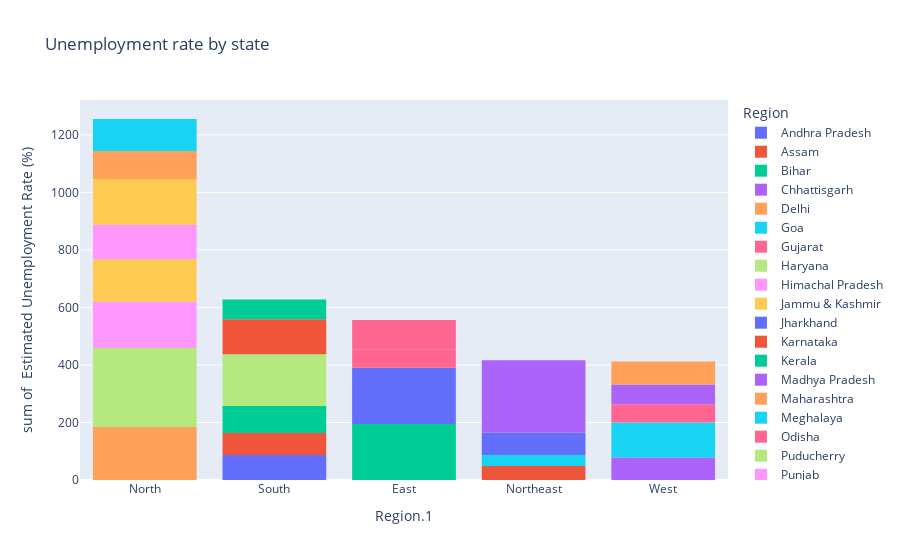

Notebook cell for this chart:
### Code cell
fg=px.histogram(df,x='Region.1',y=' Estimated Unemployment Rate (%)',color='Region',title="Unemployment rate by state",template='plotly')
fg.update_layout(xaxis={"categoryorder":"total descending"})
fg.show()

### Figure 1 — Plotly figure (JSON) as saved in the notebook; plotly's stock layout.template omitted (floating-point values rounded to 4 significant figures)
{"data": [{"alignmentgroup": "True", "bingroup": "x", "histfunc": "sum", "hovertemplate": "Region=Andhra Pradesh<br>Region.1=%{x}<br>sum of  Estimated Unemployment Rate (%)=%{y}<extra></extra>", "legendgroup": "Andhra Pradesh", "marker": {"color": "#636efa", "pattern": {"shape": ""}}, "name": "Andhra Pradesh", "offsetgroup": "Andhra Pradesh", "orientation": "v", "showlegend": true, "type": "histogram", "x": ["South", "South", "South", "South", "South", "South", "South", "South", "South", "South"], "xaxis": "x", "y": [5.48, 5.83, 5.79, 20.51, 17.43, 3.31, 8.34, 6.96, 6.4, 6.59], "yaxis": "y"}, {"alignmentgroup": "True", "bingroup": "x", "histfunc": "sum", "hovertemplate": "Region=Assam<br>Region.1=%{x}<br>sum of  Estimated Unemployment Rate (%)=%{y}<extra></extra>", "legendgroup": "Assam", "marker": {"color": "#EF553B", "pattern": {"shape": ""}}, "name": "Assam", "offsetgroup": "Assam", "orientation": "v", "showlegend": true, "type": "histogram", "x": ["Northeast", "Northeast", "Northeast", "Northeast", "Northeast", "Northeast", "Northeast", "Northeast", "Northeast", "Northeast"], "xaxis": "x", "y": [4.66, 4.41, 4.77, 11.06, 9.55, 0.6, 3.77, 5.53, 1.19, 3.02], "yaxis": "y"}, {"alignmentgroup": "True", "bingroup": "x", "histfunc": "sum", "hovertemplate": "Region=Bihar<br>Region.1=%{x}<br>sum of  Estimated Unemployment Rate (%)=%{y}<extra></extra>", "legendgroup": "Bihar", "marker": {"color": "#00cc96", "pattern": {"shape": ""}}, "name": "Bihar", "offsetgroup": "Bihar", "orientation": "v", "showlegend": true, "type": "histogram", "x": ["East", "East", "East", "East", "East", "East", "East", "East", "East", "East"], "xaxis": "x", "y": [10.61, 10.29, 15.43, 46.64, 45.96, 17.82, 12.79, 13.44, 11.91, 9.82], "yaxis": "y"}, {"alignmentgroup": "True", "bingroup": "x", "histfunc": "sum", "hovertemplate": "Region=Chhattisgarh<br>Region.1=%{x}<br>sum of  Estimated Unemployment Rate (%)=%{y}<extra></extra>", "legendgroup": "Chhattisgarh", "marker": {"color": "#ab63fa", "pattern": {"shape": ""}}, "name": "Chhattisgarh", "offsetgroup": "Chhattisgarh", "orientation": "v", "showlegend": true, "type": "histogram", "x": ["West", "West", "West", "West", "West", "West", "West", "West", "West", "West"], "xaxis": "x", "y": [9.65, 8.38, 7.54, 3.41, 10.5, 14.23, 10.27, 5.63, 1.96, 6.62], "yaxis": "y"}, {"alignmentgroup": "True", "bingroup": "x", "histfunc": "sum", "hovertemplate": "Region=Delhi<br>Region.1=%{x}<br>sum of  Estimated Unemployment Rate (%)=%{y}<extra></extra>", "legendgroup": "Delhi", "marker": {"color": "#FFA15A", "pattern": {"shape": ""}}, "name": "Delhi", "offsetgroup": "Delhi", "orientation": "v", "showlegend": true, "type": "histogram", "x": ["North", "North", "North", "North", "North", "North", "North", "North", "North", "North"], "xaxis": "x", "y": [22.23, 14.84, 17.04, 16.68, 42.27, 18.19, 20.3, 13.79, 12.53, 6.27], "yaxis": "y"}, {"alignmentgroup": "True", "bingroup": "x", "histfunc": "sum", "hovertemplate": "Region=Goa<br>Region.1=%{x}<br>sum of  Estimated Unemployment Rate (%)=%{y}<extra></extra>", "legendgroup": "Goa", "marker": {"color": "#19d3f3", "pattern": {"shape": ""}}, "name": "Goa", "offsetgroup": "Goa", "orientation": "v", "showlegend": true, "type": "histogram", "x": ["West", "West", "West", "West", "West", "West", "West", "West", "West", "West"], "xaxis": "x", "y": [8.89, 2.81, 5.25, 13.31, 21.25, 9.96, 17.07, 16.21, 15.38, 11.54], "yaxis": "y"}, {"alignmentgroup": "True", "bingroup": "x", "histfunc": "sum", "hovertemplate": "Region=Gujarat<br>Region.1=%{x}<br>sum of  Estimated Unemployment Rate (%)=%{y}<extra></extra>", "legendgroup": "Gujarat", "marker": {"color": "#FF6692", "pattern": {"shape": ""}}, "name": "Gujarat", "offsetgroup": "Gujarat", "orientation": "v", "showlegend": true, "type": "histogram", "x": ["West", "West", "West", "West", "West", "West", "West", "West", "West", "West"], "xaxis": "x", "y": [5.54, 6.38, 6.66, 18.71, 12.11, 3.2, 1.84, 1.87, 3.42, 4.03], "yaxis": "y"}, {"alignmentgroup": "True", "bingroup": "x", "histfunc": "sum", "hovertemplate": "Region=Haryana<br>Region.1=%{x}<br>sum of  Estimated Unemployment Rate (%)=%{y}<extra></extra>", "legendgroup": "Haryana", "marker": {"color": "#B6E880", "pattern": {"shape": ""}}, "name": "Haryana", "offsetgroup": "Haryana", "orientation": "v", "showlegend": true, "type": "histogram", "x": ["North", "North", "North", "North", "North", "North", "North", "North", "North", "North"], "xaxis": "x", "y": [20.34, 25.77, 25.05, 43.22, 29.02, 26.7, 24.18, 33.5, 19.68, 27.31], "yaxis": "y"}, {"alignmentgroup": "True", "bingroup": "x", "histfunc": "sum", "hovertemplate": "Region=Himachal Pradesh<br>Region.1=%{x}<br>sum of  Estimated Unemployment Rate (%)=%{y}<extra></extra>", "legendgroup": "Himachal Pradesh", "marker": {"color": "#FF97FF", "pattern": {"shape": ""}}, "name": "Himachal Pradesh", "offsetgroup": "Himachal Pradesh", "orientation": "v", "showlegend": true, "type": "histogram", "x": ["North", "North", "North", "North", "North", "North", "North", "North", "North", "North"], "xaxis": "x", "y": [16.83, 16.84, 18.76, 2.2, 26.95, 13.47, 24.31, 15.79, 12.04, 13.46], "yaxis": "y"}, {"alignmentgroup": "True", "bingroup": "x", "histfunc": "sum", "hovertemplate": "Region=Jammu & Kashmir<br>Region.1=%{x}<br>sum of  Estimated Unemployment Rate (%)=%{y}<extra></extra>", "legendgroup": "Jammu & Kashmir", "marker": {"color": "#FECB52", "pattern": {"shape": ""}}, "name": "Jammu & Kashmir", "offsetgroup": "Jammu & Kashmir", "orientation": "v", "showlegend": true, "type": "histogram", "x": ["North", "North", "North", "North", "North", "North", "North", "North", "North"], "xaxis": "x", "y": [21.08, 20.78, 15.5, 18.74, 17.92, 10.88, 11.09, 16.17, 16.14], "yaxis": "y"}, {"alignmentgroup": "True", "bingroup": "x", "histfunc": "sum", "hovertemplate": "Region=Jharkhand<br>Region.1=%{x}<br>sum of  Estimated Unemployment Rate (%)=%{y}<extra></extra>", "legendgroup": "Jharkhand", "marker": {"color": "#636efa", "pattern": {"shape": ""}}, "name": "Jharkhand", "offsetgroup": "Jharkhand", "orientation": "v", "showlegend": true, "type": "histogram", "x": ["East", "East", "East", "East", "East", "East", "East", "East", "East", "East"], "xaxis": "x", "y": [10.61, 11.85, 8.23, 47.09, 59.23, 20.95, 7.63, 9.76, 8.24, 11.8], "yaxis": "y"}, {"alignmentgroup": "True", "bingroup": "x", "histfunc": "sum", "hovertemplate": "Region=Karnataka<br>Region.1=%{x}<br>sum of  Estimated Unemployment Rate (%)=%{y}<extra></extra>", "legendgroup": "Karnataka", "marker": {"color": "#EF553B", "pattern": {"shape": ""}}, "name": "Karnataka", "offsetgroup": "Karnataka", "orientation": "v", "showlegend": true, "type": "histogram", "x": ["South", "South", "South", "South", "South", "South", "South", "South", "South", "South"], "xaxis": "x", "y": [2.86, 3.61, 3.46, 29.84, 19.97, 8.44, 4.01, 0.5, 2.41, 1.58], "yaxis": "y"}, {"alignmentgroup": "True", "bingroup": "x", "histfunc": "sum", "hovertemplate": "Region=Kerala<br>Region.1=%{x}<br>sum of  Estimated Unemployment Rate (%)=%{y}<extra></extra>", "legendgroup": "Kerala", "marker": {"color": "#00cc96", "pattern": {"shape": ""}}, "name": "Kerala", "offsetgroup": "Kerala", "orientation": "v", "showlegend": true, "type": "histogram", "x": ["South", "South", "South", "South", "South", "South", "South", "South", "South", "South"], "xaxis": "x", "y": [5.31, 7.6, 8.99, 16.99, 17.88, 9.71, 7.09, 10.98, 5.91, 3.88], "yaxis": "y"}, {"alignmentgroup": "True", "bingroup": "x", "histfunc": "sum", "hovertemplate": "Region=Madhya Pradesh<br>Region.1=%{x}<br>sum of  Estimated Unemployment Rate (%)=%{y}<extra></extra>", "legendgroup": "Madhya Pradesh", "marker": {"color": "#ab63fa", "pattern": {"shape": ""}}, "name": "Madhya Pradesh", "offsetgroup": "Madhya Pradesh", "orientation": "v", "showlegend": true, "type": "histogram", "x": ["West", "West", "West", "West", "West", "West", "West", "West", "West", "West"], "xaxis": "x", "y": [4.11, 4.57, 2.22, 12.36, 21.98, 6.48, 5.08, 4.7, 3.91, 3.13], "yaxis": "y"}, {"alignmentgroup": "True", "bingroup": "x", "histfunc": "sum", "hovertemplate": "Region=Maharashtra<br>Region.1=%{x}<br>sum of  Estimated Unemployment Rate (%)=%{y}<extra></extra>", "legendgroup": "Maharashtra", "marker": {"color": "#FFA15A", "pattern": {"shape": ""}}, "name": "Maharashtra", "offsetgroup": "Maharashtra", "orientation": "v", "showlegend": true, "type": "histogram", "x": ["West", "West", "West", "West", "West", "West", "West", "West", "West", "West"], "xaxis": "x", "y": [4.95, 4.69, 5.79, 20.9, 15.46, 9.23, 3.89, 6.23, 4.55, 4.1], "yaxis": "y"}, {"alignmentgroup": "True", "bingroup": "x", "histfunc": "sum", "hovertemplate": "Region=Meghalaya<br>Region.1=%{x}<br>sum of  Estimated Unemployment Rate (%)=%{y}<extra></extra>", "legendgroup": "Meghalaya", "marker": {"color": "#19d3f3", "pattern": {"shape": ""}}, "name": "Meghalaya", "offsetgroup": "Meghalaya", "orientation": "v", "showlegend": true, "type": "histogram", "x": ["Northeast", "Northeast", "Northeast", "Northeast", "Northeast", "Northeast", "Northeast", "Northeast", "Northeast", "Northeast"], "xaxis": "x", "y": [1.66, 3.59, 1.58, 10.03, 5.92, 1.15, 2.1, 3.74, 4.29, 4.6], "yaxis": "y"}, {"alignmentgroup": "True", "bingroup": "x", "histfunc": "sum", "hovertemplate": "Region=Odisha<br>Region.1=%{x}<br>sum of  Estimated Unemployment Rate (%)=%{y}<extra></extra>", "legendgroup": "Odisha", "marker": {"color": "#FF6692", "pattern": {"shape": ""}}, "name": "Odisha", "offsetgroup": "Odisha", "orientation": "v", "showlegend": true, "type": "histogram", "x": ["East", "East", "East", "East", "East", "East", "East", "East", "East", "East"], "xaxis": "x", "y": [1.9, 3.12, 13.08, 23.76, 11.41, 3.77, 1.88, 1.42, 2.1, 2.18], "yaxis": "y"}, {"alignmentgroup": "True", "bingroup": "x", "histfunc": "sum", "hovertemplate": "Region=Puducherry<br>Region.1=%{x}<br>sum of  Estimated Unemployment Rate (%)=%{y}<extra></extra>", "legendgroup": "Puducherry", "marker": {"color": "#B6E880", "pattern": {"shape": ""}}, "name": "Puducherry", "offsetgroup": "Puducherry", "orientation": "v", "showlegend": true, "type": "histogram", "x": ["South", "South", "South", "South", "South", "South", "South", "South", "South", "South"], "xaxis": "x", "y": [0.58, 1.76, 1.2, 75.85, 58.19, 4.24, 15.47, 5.05, 10.9, 6.18], "yaxis": "y"}, {"alignmentgroup": "True", "bingroup": "x", "histfunc": "sum", "hovertemplate": "Region=Punjab<br>Region.1=%{x}<br>sum of  Estimated Unemployment Rate (%)=%{y}<extra></extra>", "legendgroup": "Punjab", "marker": {"color": "#FF97FF", "pattern": {"shape": ""}}, "name": "Punjab", "offsetgroup": "Punjab", "orientation": "v", "showlegend": true, "type": "histogram", "x": ["North", "North", "North", "North", "North", "North", "North", "North", "North", "North"], "xaxis": "x", "y": [11.11, 10.97, 10.32, 2.86, 28.33, 16.55, 9.19, 10.99, 9.61, 9.88], "yaxis": "y"}, {"alignmentgroup": "True", "bingroup": "x", "histfunc": "sum", "hovertemplate": "Region=Rajasthan<br>Region.1=%{x}<br>sum of  Estimated Unemployment Rate (%)=%{y}<extra></extra>", "legendgroup": "Rajasthan", "marker": {"color": "#FECB52", "pattern": {"shape": ""}}, "name": "Rajasthan", "offsetgroup": "Rajasthan", "orientation": "v", "showlegend": true, "type": "histogram", "x": ["North", "North", "North", "North", "North", "North", "North", "North", "North", "North"], "xaxis": "x", "y": [10.97, 15.16, 11.9, 17.7, 15.74, 14.39, 15.81, 17.51, 15.35, 24.15], "yaxis": "y"}, {"alignmentgroup": "True", "bingroup": "x", "histfunc": "sum", "hovertemplate": "Region=Sikkim<br>Region.1=%{x}<br>sum of  Estimated Unemployment Rate (%)=%{y}<extra></extra>", "legendgroup": "Sikkim", "marker": {"color": "#636efa", "pattern": {"shape": ""}}, "name": "Sikkim", "offsetgroup": "Sikkim", "orientation": "v", "showlegend": true, "type": "histogram", "x": ["Northeast", "Northeast", "Northeast", "Northeast", "Northeast", "Northeast", "Northeast", "Northeast"], "xaxis": "x", "y": [23.57, 2.28, 24.51, 4.46, 4.45, 12.49, 5.7, 0.88], "yaxis": "y"}, {"alignmentgroup": "True", "bingroup": "x", "histfunc": "sum", "hovertemplate": "Region=Tamil Nadu<br>Region.1=%{x}<br>sum of  Estimated Unemployment Rate (%)=%{y}<extra></extra>", "legendgroup": "Tamil Nadu", "marker": {"color": "#EF553B", "pattern": {"shape": ""}}, "name": "Tamil Nadu", "offsetgroup": "Tamil Nadu", "orientation": "v", "showlegend": true, "type": "histogram", "x": ["South", "South", "South", "South", "South", "South", "South", "South", "South", "South"], "xaxis": "x", "y": [1.57, 2.09, 6.4, 49.83, 33.16, 12.2, 6.81, 2.65, 5, 2.16], "yaxis": "y"}, {"alignmentgroup": "True", "bingroup": "x", "histfunc": "sum", "hovertemplate": "Region=Telangana<br>Region.1=%{x}<br>sum of  Estimated Unemployment Rate (%)=%{y}<extra></extra>", "legendgroup": "Telangana", "marker": {"color": "#00cc96", "pattern": {"shape": ""}}, "name": "Telangana", "offsetgroup": "Telangana", "orientation": "v", "showlegend": true, "type": "histogram", "x": ["South", "South", "South", "South", "South", "South", "South", "South", "South", "South"], "xaxis": "x", "y": [5.49, 8.29, 5.77, 6.25, 14.7, 10.55, 5.36, 5.79, 3.27, 2.86], "yaxis": "y"}, {"alignmentgroup": "True", "bingroup": "x", "histfunc": "sum", "hovertemplate": "Region=Tripura<br>Region.1=%{x}<br>sum of  Estimated Unemployment Rate (%)=%{y}<extra></extra>", "legendgroup": "Tripura", "marker": {"color": "#ab63fa", "pattern": {"shape": ""}}, "name": "Tripura", "offsetgroup": "Tripura", "orientation": "v", "showlegend": true, "type": "histogram", "x": ["Northeast", "Northeast", "Northeast", "Northeast", "Northeast", "Northeast", "Northeast", "Northeast", "Northeast", "Northeast"], "xaxis": "x", "y": [32.67, 28.4, 29.95, 41.23, 21.51, 21.71, 18.24, 27.92, 17.35, 11.57], "yaxis": "y"}, {"alignmentgroup": "True", "bingroup": "x", "histfunc": "sum", "hovertemplate": "Region=Uttar Pradesh<br>Region.1=%{x}<br>sum of  Estimated Unemployment Rate (%)=%{y}<extra></extra>", "legendgroup": "Uttar Pradesh", "marker": {"color": "#FFA15A", "pattern": {"shape": ""}}, "name": "Uttar Pradesh", "offsetgroup": "Uttar Pradesh", "orientation": "v", "showlegend": true, "type": "histogram", "x": ["North", "North", "North", "North", "North", "North", "North", "North", "North", "North"], "xaxis": "x", "y": [7.58, 8.98, 10.11, 21.54, 20.41, 9.47, 5.56, 5.79, 4.18, 3.75], "yaxis": "y"}, {"alignmentgroup": "True", "bingroup": "x", "histfunc": "sum", "hovertemplate": "Region=Uttarakhand<br>Region.1=%{x}<br>sum of  Estimated Unemployment Rate (%)=%{y}<extra></extra>", "legendgroup": "Uttarakhand", "marker": {"color": "#19d3f3", "pattern": {"shape": ""}}, "name": "Uttarakhand", "offsetgroup": "Uttarakhand", "orientation": "v", "showlegend": true, "type": "histogram", "x": ["North", "North", "North", "North", "North", "North", "North", "North", "North", "North"], "xaxis": "x", "y": [5.49, 4.99, 19.85, 6.48, 8.01, 8.61, 12.38, 14.26, 22.26, 9.23], "yaxis": "y"}, {"alignmentgroup": "True", "bingroup": "x", "histfunc": "sum", "hovertemplate": "Region=West Bengal<br>Region.1=%{x}<br>sum of  Estimated Unemployment Rate (%)=%{y}<extra></extra>", "legendgroup": "West Bengal", "marker": {"color": "#FF6692", "pattern": {"shape": ""}}, "name": "West Bengal", "offsetgroup": "West Bengal", "orientation": "v", "showlegend": true, "type": "histogram", "x": ["East", "East", "East", "East", "East", "East", "East", "East", "East", "East"], "xaxis": "x", "y": [6.94, 4.92, 6.92, 17.41, 17.41, 7.29, 6.83, 14.87, 9.35, 9.98], "yaxis": "y"}], "layout": {"barmode": "relative", "legend": {"title": {"text": "Region"}, "tracegroupgap": 0}, "title": {"text": "Unemployment rate by state"}, "xaxis": {"anchor": "y", "categoryorder": "total descending", "domain": [0, 1], "title": {"text": "Region.1"}}, "yaxis": {"anchor": "x", "domain": [0, 1], "title": {"text": "sum of  Estimated Unemployment Rate (%)"}}}}
